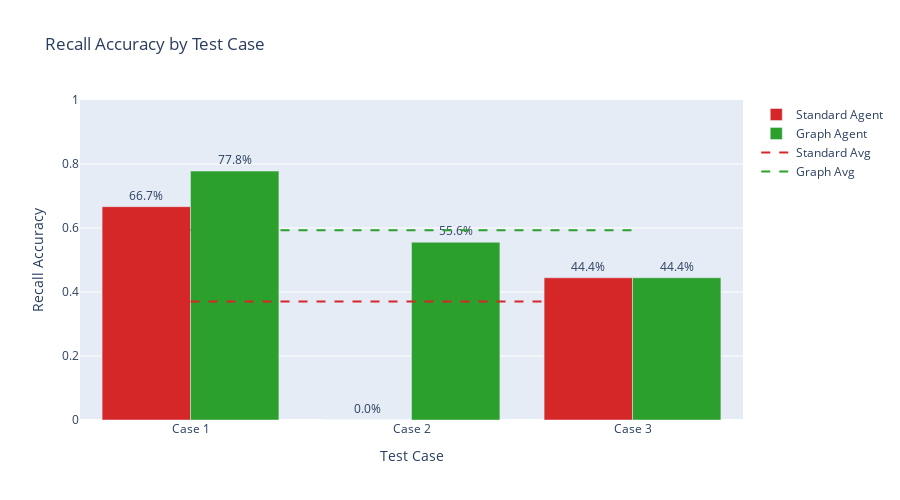

The code cell stored with this chart in its notebook:
### Markdown cell above
## Detailed Case-by-Case Comparison

### Code cell
# Create case-by-case comparison chart
cases = [f"Case {r['case']}" for r in all_results]
standard_scores = [r['standard']['recall'] for r in all_results]
graph_scores = [r['graph']['recall'] for r in all_results]

fig = go.Figure()

fig.add_trace(go.Bar(
    name='Standard Agent',
    x=cases,
    y=standard_scores,
    marker_color='#d62728',
    text=[f"{s:.1%}" for s in standard_scores],
    textposition='outside'
))

fig.add_trace(go.Bar(
    name='Graph Agent',
    x=cases,
    y=graph_scores,
    marker_color='#2ca02c',
    text=[f"{s:.1%}" for s in graph_scores],
    textposition='outside'
))

# Add average line
fig.add_trace(go.Scatter(
    x=cases,
    y=[avg_standard_recall] * len(cases),
    mode='lines',
    name='Standard Avg',
    line=dict(color='#d62728', width=2, dash='dash'),
    showlegend=True
))

fig.add_trace(go.Scatter(
    x=cases,
    y=[avg_graph_recall] * len(cases),
    mode='lines',
    name='Graph Avg',
    line=dict(color='#2ca02c', width=2, dash='dash'),
    showlegend=True
))

fig.update_layout(
    title="Recall Accuracy by Test Case",
    xaxis_title="Test Case",
    yaxis_title="Recall Accuracy",
    barmode='group',
    height=500,
    yaxis=dict(range=[0, 1.0]),
    showlegend=True
)

fig.show()

### Figure 1 — Plotly figure (JSON) as saved in the notebook; plotly's stock layout.template omitted (floating-point values rounded to 4 significant figures)
{"data": [{"marker": {"color": "#d62728"}, "name": "Standard Agent", "text": ["66.7%", "0.0%", "44.4%"], "textposition": "outside", "type": "bar", "x": ["Case 1", "Case 2", "Case 3"], "y": [0.6667, 0, 0.4444]}, {"marker": {"color": "#2ca02c"}, "name": "Graph Agent", "text": ["77.8%", "55.6%", "44.4%"], "textposition": "outside", "type": "bar", "x": ["Case 1", "Case 2", "Case 3"], "y": [0.7778, 0.5556, 0.4444]}, {"line": {"color": "#d62728", "dash": "dash", "width": 2}, "mode": "lines", "name": "Standard Avg", "showlegend": true, "type": "scatter", "x": ["Case 1", "Case 2", "Case 3"], "y": [0.3704, 0.3704, 0.3704]}, {"line": {"color": "#2ca02c", "dash": "dash", "width": 2}, "mode": "lines", "name": "Graph Avg", "showlegend": true, "type": "scatter", "x": ["Case 1", "Case 2", "Case 3"], "y": [0.5926, 0.5926, 0.5926]}], "layout": {"barmode": "group", "height": 500, "showlegend": true, "title": {"text": "Recall Accuracy by Test Case"}, "xaxis": {"title": {"text": "Test Case"}}, "yaxis": {"range": [0, 1], "title": {"text": "Recall Accuracy"}}}}
